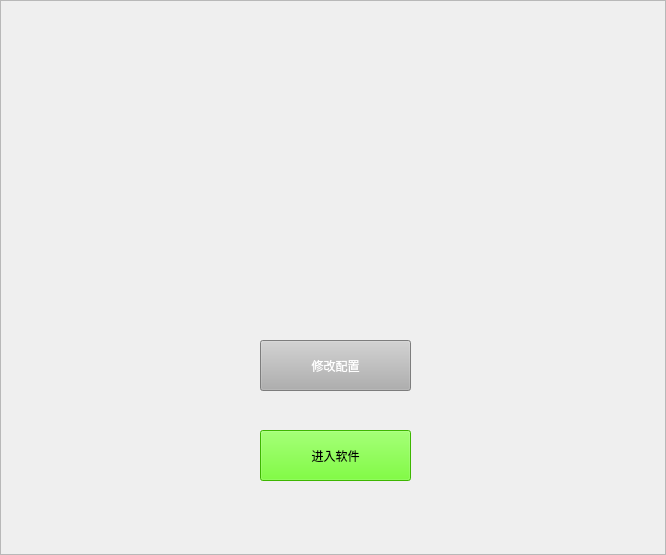
<?xml version="1.0" encoding="UTF-8"?>
<ui version="4.0">
 <class>Form</class>
 <widget class="QWidget" name="Form">
  <property name="geometry">
   <rect>
    <x>0</x>
    <y>0</y>
    <width>666</width>
    <height>555</height>
   </rect>
  </property>
  <property name="minimumSize">
   <size>
    <width>666</width>
    <height>555</height>
   </size>
  </property>
  <property name="maximumSize">
   <size>
    <width>666</width>
    <height>555</height>
   </size>
  </property>
  <property name="windowTitle">
   <string>启动器（GCZ国粹章组）</string>
  </property>
  <property name="windowIcon">
   <iconset resource="../resources.qrc">
    <normaloff>:/img/img/png/logo.png</normaloff>:/img/img/png/logo.png</iconset>
  </property>
  <property name="styleSheet">
   <string notr="true"/>
  </property>
  <layout class="QGridLayout" name="gridLayout">
   <property name="leftMargin">
    <number>0</number>
   </property>
   <property name="topMargin">
    <number>0</number>
   </property>
   <property name="rightMargin">
    <number>0</number>
   </property>
   <property name="bottomMargin">
    <number>0</number>
   </property>
   <property name="spacing">
    <number>0</number>
   </property>
   <item row="0" column="0">
    <widget class="QFrame" name="frame">
     <property name="sizePolicy">
      <sizepolicy hsizetype="Preferred" vsizetype="Preferred">
       <horstretch>1</horstretch>
       <verstretch>1</verstretch>
      </sizepolicy>
     </property>
     <property name="styleSheet">
      <string notr="true">border-image: url(:/img/img/jpg/bg.jpg);</string>
     </property>
     <property name="frameShape">
      <enum>QFrame::StyledPanel</enum>
     </property>
     <property name="frameShadow">
      <enum>QFrame::Raised</enum>
     </property>
     <widget class="QPushButton" name="pushButton_2">
      <property name="geometry">
       <rect>
        <x>260</x>
        <y>340</y>
        <width>151</width>
        <height>51</height>
       </rect>
      </property>
      <property name="styleSheet">
       <string notr="true">border-image: None;
background-color: rgb(175, 175, 175);
color: rgb(255, 255, 255);</string>
      </property>
      <property name="text">
       <string>修改配置</string>
      </property>
     </widget>
     <widget class="QPushButton" name="pushButton">
      <property name="geometry">
       <rect>
        <x>260</x>
        <y>430</y>
        <width>151</width>
        <height>51</height>
       </rect>
      </property>
      <property name="styleSheet">
       <string notr="true">border-image: None;
color: rgb(0, 0, 0);
background-color: rgb(85, 255, 0);</string>
      </property>
      <property name="text">
       <string>进入软件</string>
      </property>
     </widget>
    </widget>
   </item>
  </layout>
 </widget>
 <resources>
  <include location="../resources.qrc"/>
 </resources>
 <connections/>
</ui>
